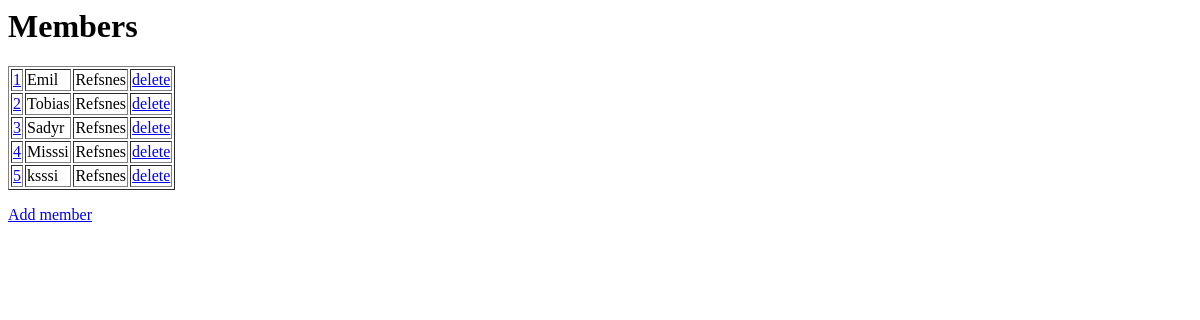
/members/, run on an earlier commit of the app's database.
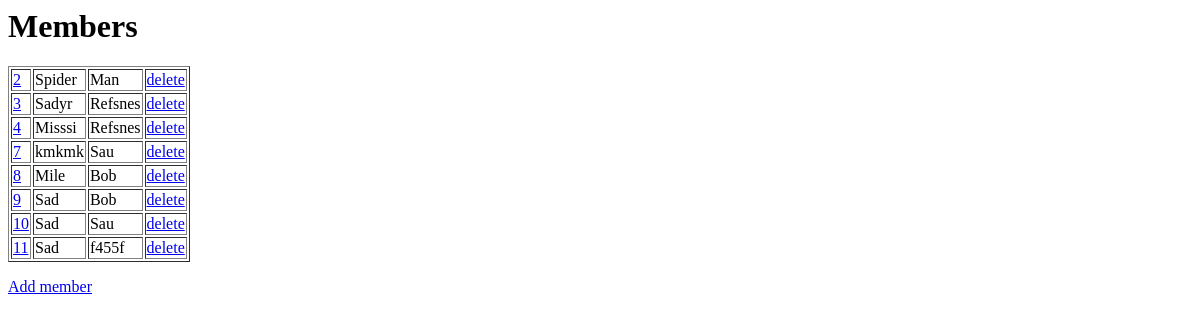
And on a later commit of the database.
### members/models.py (models this page shows)
class Members(models.Model):
  firstname = models.CharField(max_length=255)
  lastname = models.CharField(max_length=255)

### members/views.py (the view)
# urls.py: path('', views.index, name='index'),
def index(request):
    mymembers = Members.objects.all().values()
    template = loader.get_template("index.html")
    context = {
        'mymembers':mymembers,
    }
    print(context)
    return HttpResponse(template.render(context,request))

### members/templates/index.html
<h1>Members</h1>
<table border="1">
{% for x in mymembers %}
<tr>
<td><a href="update/{{ x.id }}">{{ x.id }}</a></td>
<td>{{ x.firstname }}</td>
<td>{{ x.lastname }}</td>
<td><a href="delete/{{ x.id }}">delete</a></td>
</tr>
{% endfor %}
</table>
<p>
    <a href="add/">Add member</a>
</p>

What changed in the data, as far as the page shows it:
removed Members: id "1", firstname "Emil", lastname "Refsnes"
removed Members: id "5", firstname "ksssi", lastname "Refsnes"
changed Members id 2: firstname "Tobias" → "Spider"; lastname "Refsnes" → "Man"
added Members: id "7", firstname "kmkmk", lastname "Sau"
added Members: id "8", firstname "Mile", lastname "Bob"
added Members: id "9", firstname "Sad", lastname "Bob"
added Members: id "10", firstname "Sad", lastname "Sau"
added Members: id "11", firstname "Sad", lastname "f455f"
